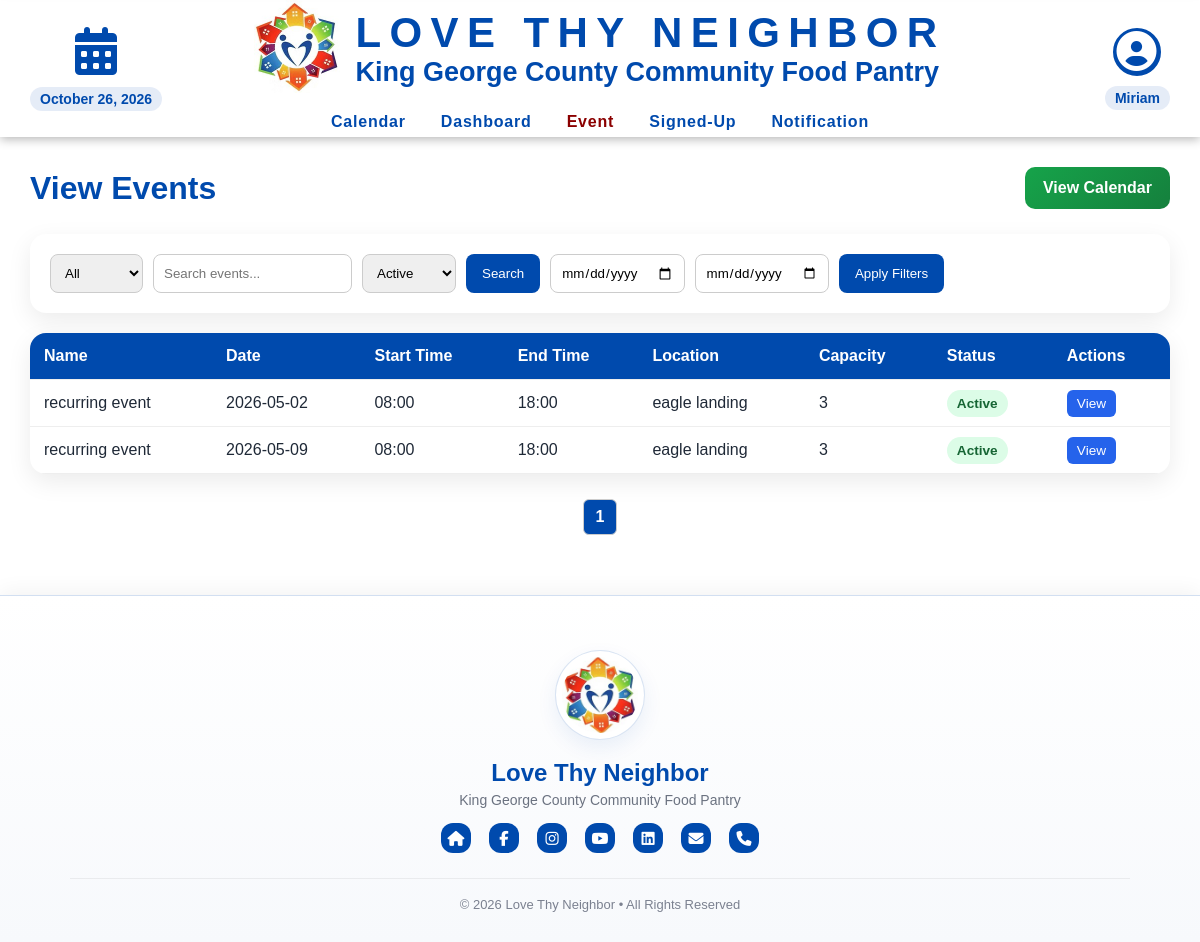
The app's page /viewOverallEventsKG.php (signed in) with its own data.
### tables this page shows
CREATE TABLE `dbevents` (
  `id` int NOT NULL AUTO_INCREMENT,
  `name` text NOT NULL,
  `date` char(10) NOT NULL,
  `startTime` char(5) NOT NULL,
  `endTime` char(5) NOT NULL,
  `description` text NOT NULL,
  `capacity` int NOT NULL,
  `location` text,
  `archived` tinyint DEFAULT NULL,
  PRIMARY KEY (`id`)
);

### database/dbEvents.php (called while the page is built, shortened)
<?php
include_once(dirname(__FILE__).'/../domain/Event.php');
function getEventCount($search = '', $search_by = 'all', $status = 'all', $date_from = '', $date_to = '') {
    global $con;
    $search = trim($search);
    $sql = "SELECT COUNT(*) AS total FROM dbevents WHERE 1";
    if ($status === 'active') {
        $sql .= " AND archived = 0";
    } elseif ($status === 'archived') {
        $sql .= " AND archived = 1";
    }
    $stmt = mysqli_prepare($con, $sql);
    mysqli_stmt_execute($stmt);
    $result = mysqli_stmt_get_result($stmt);
    $row = mysqli_fetch_assoc($result);
    return (int)($row['total'] ?? 0);
}
function getEventsForViewPage($search = '', $search_by = 'all', $status = 'all', $date_from = '', $date_to = '', $limit = 10, $offset = 0) {
    global $con;
    $search = trim($search);
    $limit = max(1, (int)$limit);
    $offset = max(0, (int)$offset);
    $allowed_search_by = ['all', 'name', 'date', 'location'];
    $allowed_statuses = ['all', 'active', 'archived'];
    $sql = "SELECT * FROM dbevents WHERE 1";
    $params = [];
    $types = '';
    if ($status === 'active') {
        $sql .= " AND archived = 0";
    } elseif ($status === 'archived') {
        $sql .= " AND archived = 1";
    }
    $sql .= " ORDER BY date ASC, startTime ASC LIMIT ? OFFSET ?";
    $params[] = $limit;
    $params[] = $offset;
    $types .= 'ii';
    $stmt = mysqli_prepare($con, $sql);
    mysqli_stmt_bind_param($stmt, $types, ...$params);
    mysqli_stmt_execute($stmt);
    $result = mysqli_stmt_get_result($stmt);
    $events = [];
    while ($row = mysqli_fetch_assoc($result)) {
        $events[] = new Event(
            $row['id'],
            $row['name'],
            $row['date'],
            $row['startTime'],
            $row['endTime'],
            $row['date'],
            $row['description'],
            $row['capacity'],
            $row['location'],
            $row['archived'] ?? 0
        );
    }
    return $events;
}

### domain/Event.php (called while the page is built, shortened)
<?php
class Event {
    private $id;
    private $name;
    private $startDate;
    private $startTime;
    private $endTime;
    private $capacity;
    private $location;
    private $archived;
    function __construct($id, $name, $startDate, $startTime, $endTime, $endDate, $description, $capacity, $location, $archived) {
        $this->id = $id;
        $this->name = $name;
        $this->startDate = $startDate;
        $this->startTime = $startTime;
        $this->endTime = $endTime;
        $this->capacity = $capacity;
        $this->location = $location;
        $this->archived = $archived;
    }
    function getID() {
        return $this->id;
    }
    function getName() {
        return $this->name;
    }
    function getStartDate() {
        return $this->startDate;
    }
    function getStartTime() {
        return $this->startTime;
    }
    function getEndTime() {
        return $this->endTime;
    }
    function getLocation() {
        return $this->location;
    }
    function getCapacity() {
        return $this->capacity;
    }
    function getArchived() {
        return $this->archived;
    }
}

### viewOverallEventsKG.php (the view, shortened to what this page needs)
<?php
require_once('database/dbEvents.php');
require_once('database/dbEvents.php');
$search = trim($_GET['search'] ?? '');
$search_by = $_GET['search_by'] ?? 'all';
$status = $_GET['status'] ?? 'active';
$date_from = $_GET['date_from'] ?? '';
$date_to = $_GET['date_to'] ?? '';
$per_page = 10;
$page = max(1, (int)($_GET['page'] ?? 1));
$total_events = getEventCount($search, $search_by, $status, $date_from, $date_to);
$total_pages = max(1, ceil($total_events / $per_page));
$offset = ($page - 1) * $per_page;
$theEvents = getEventsForViewPage($search, $search_by, $status, $date_from, $date_to, $per_page, $offset);
?>
<!DOCTYPE html>
<html lang="en">
<head>
    <?php require_once('database/dbEvents.php'); ?>
    <link rel="stylesheet" href="css/layoutInfo.css">
</head>
<?php if ($_SESSION['access_level'] >= 2): ?>
<body>
<?php include('header.php'); ?>
<div class="page">
    <div class="main">
        <div class="page-header">
            <h1>View Events</h1>
            <a href="addEvent.php" class="add-btn">+ Create Event</a>
            <?php if(isset($_SESSION['toggleArchive'])){ echo '<p> hi!!! </p>';} ?>
            <a href="calendar.php" class="add-btn">View Calendar</a>
        </div>
        <div class="filter-card">
            <form class="filter-form" method="GET" action="viewOverallEventsKG.php">
                <select name="search_by">
                    <option value="active" <?php echo ($status === 'active') ? 'selected' : ''; ?>>Active</option>
                    <option value="name" <?php echo ($search_by === 'name') ? 'selected' : ''; ?>>Name</option>
                    <option value="location" <?php echo ($search_by === 'location') ? 'selected' : ''; ?>>Location</option>
                </select>
                <input
                    type="text"
                    name="search"
                    placeholder="Search events..."
                    value="<?php echo htmlspecialchars($search); ?>"
                    class="search-input"
                >
                <select name="status">
                    <option value="all" <?php echo ($status === 'all') ? 'selected' : ''; ?>>All</option>
                    <option value="active" <?php echo ($status === 'active') ? 'selected' : ''; ?>>Active</option>
                    <option value="archived" <?php echo ($status === 'archived') ? 'selected' : ''; ?>>Archived</option>
                </select>
                <button type="submit">Search</button>
                <input type="date" name="date_from" value="<?php echo htmlspecialchars($date_from);?> title="Start Date">
                <input type="date" name="date_to" value="<?php echo htmlspecialchars($date_to);?>title="End Date">
                <button type="submit">Apply Filters</button>
                <?php if ($search !== '' || $status !== 'active' || $date_from !== '' || $date_to !== '' || $search_by !== 'all'): ?>
                    <a href="viewOverallEventsKG.php" class="clear-btn">Reset Filters</a>
                <?php endif; ?>
            </form>
        </div>
        <div class="table-card">
            <table>
                <thead>
                    <tr>
                        <th>Name</th>
                        <th>Date</th>
                        <th>Start Time</th>
                        <th>End Time</th>
                        <th>Location</th>
                        <th>Capacity</th>
                        <th>Status</th>
                        <th>Actions</th>
                    </tr>
                </thead>
                <tbody>
                <?php if (!empty($theEvents)): ?>
                    <?php foreach ($theEvents as $theEvent): ?>
                        <tr>
                            <td><?php echo htmlspecialchars($theEvent->getName()); ?></td>
                            <td><?php echo htmlspecialchars($theEvent->getStartDate()); ?></td>
                            <td><?php echo htmlspecialchars($theEvent->getStartTime()); ?></td>
                            <td><?php echo htmlspecialchars($theEvent->getEndTime()); ?></td>
                            <td><?php echo htmlspecialchars($theEvent->getLocation() ?? ''); ?></td>
                            <td><?php echo htmlspecialchars($theEvent->getCapacity()); ?></td>
                            <td>
                                <?php if ($theEvent->getArchived() == 1): ?>
                                    <span class="badge archived">Archived</span>
                                <?php else: ?>
                                    <span class="badge active">Active</span>
                                <?php endif; ?>
                            </td>
                            <td class="actions">
                                <a href="event.php?id=<?php echo urlencode($theEvent->getID()); ?>" class="view-btn">View</a>
                                <a href="viewEventSignUps.php?id=<?php echo urlencode($theEvent->getID()); ?>" class="edit-btn">Attendance</a>
                                <a href="editEvent.php?id=<?php echo urlencode($theEvent->getID()); ?>" class="edit-btn">Edit</a>
                                <?php if (is_archived($theEvent->getID())): ?>
                                    <a href="./viewOverallEventsKG.php?archive=<?php echo $theEvent->getID(); ?>" class="archive-btn">Unarchive</a>
                                <?php else: ?>
                                    <a href="./viewOverallEventsKG.php?archive=<?php echo $theEvent->getID(); ?>" class="archive-btn">Archive</a>
                                <?php endif; ?>
                            </td>
                        </tr>
                    <?php endforeach; ?>
                <?php else: ?>
                    <tr>
                        <td colspan="7">No events found.</td>
                    </tr>
                <?php endif; ?>
                </tbody>
            </table>
        </div>
        <div class="pagination-container">
            <div class="pagination">
                <?php $window = 2; ?>
                <?php
                $query_base = '&search=' . urlencode($search)
                    . '&search_by=' . urlencode($search_by)
                    . '&status=' . urlencode($status)
                    . '&date_from=' . urlencode($date_from)
                    . '&date_to=' . urlencode($date_to);
                ?>
                <?php if ($page > 1): ?>
                    <a href="?page=<?php echo $page - 1 . $query_base; ?>" class="page-btn">Previous</a>
                <?php endif; ?>
                <a href="?page=1<?php echo $query_base; ?>"
                    class="page-btn <?php echo ($page == 1) ? 'active' : ''; ?>">
                    1
                </a>
                <?php if ($page > $window + 2): ?>
                    <span class="page-btn">...</span>
                <?php endif; ?>
                <?php
                $start = max(2, $page - $window);
                $end = min($total_pages - 1, $page + $window);
                for ($i = $start; $i <= $end; $i++): ?>
                    <a href="?page=<?php echo $i . $query_base; ?>"
                        class="page-btn <?php echo ($i == $page) ? 'active' : ''; ?>">
                        <?php echo $i; ?>
                    </a>
                <?php endfor; ?>
                <?php if ($page < $total_pages - ($window + 1)): ?>
                    <span class="page-btn">...</span>
                <?php endif; ?>
                <?php if ($total_pages > 1): ?>
                    <a href="?page=<?php echo $total_pages . $query_base; ?>"
                        class="page-btn <?php echo ($page == $total_pages) ? 'active' : ''; ?>">
                        <?php echo $total_pages; ?>
                    </a>
                <?php endif; ?>
                <?php if ($page < $total_pages): ?>
                    <a href="?page=<?php echo $page + 1 . $query_base; ?>" class="page-btn">Next</a>
                <?php endif; ?>
            </div>
        </div>
    </div>
</div>
<?php include 'footer.php'; ?>
</body>
<?php elseif ($_SESSION['access_level'] == 1):?>
<body>
<?php include('header.php'); ?>
<div class="page">
    <div class="main">
        <div class="page-header">
            <h1>View Events</h1>
            <a href="calendar.php" class="add-btn">View Calendar</a>
        </div>
        <div class="filter-card">
            <form class="filter-form" method="GET" action="viewOverallEventsKG.php">
                <select name="search_by">
                    <option value="all" <?php echo ($search_by === 'all') ? 'selected' : ''; ?>>All</option>
                </select>
                <input
                    type="text"
                    name="search"
                    placeholder="Search events..."
                    value="<?php echo htmlspecialchars($search); ?>"
                    class="search-input"
                >
                <select name="status">
                    <option value="active" <?php echo ($status === 'active') ? 'selected' : ''; ?>>Active</option>
                </select>
                <button type="submit">Search</button>
                <input type="date" name="date_from" value="<?php echo htmlspecialchars($date_from);?> title="Start Date">
                <input type="date" name="date_to" value="<?php echo htmlspecialchars($date_to);?>title="End Date">
                <button type="submit">Apply Filters</button>
            </form>
        </div>
        <div class="table-card">
            <table>
                <thead>
                    <tr>
                        <th>Name</th>
                        <th>Date</th>
                        <th>Start Time</th>
                        <th>End Time</th>
                        <th>Location</th>
                        <th>Capacity</th>
                        <th>Status</th>
                        <th>Actions</th>
                    </tr>
                </thead>
                <tbody>
                <?php if (!empty($theEvents)): ?>
                    <?php foreach ($theEvents as $theEvent): ?>
                        <tr>
                            <td><?php echo htmlspecialchars($theEvent->getName()); ?></td>
                            <td><?php echo htmlspecialchars($theEvent->getStartDate()); ?></td>
                            <td><?php echo htmlspecialchars($theEvent->getStartTime()); ?></td>
                            <td><?php echo htmlspecialchars($theEvent->getEndTime()); ?></td>
                            <td><?php echo htmlspecialchars($theEvent->getLocation() ?? ''); ?></td>
                            <td><?php echo htmlspecialchars($theEvent->getCapacity()); ?></td>
                            <td>
                                <?php if ($theEvent->getArchived() == 1): ?>
                                    <span class="badge archived">Archived</span>
                                <?php else: ?>
                                    <span class="badge active">Active</span>
                                <?php endif; ?>
                            </td>
                            <td class="actions">
                                <a href="event.php?id=<?php echo urlencode($theEvent->getID()); ?>" class="view-btn">View</a>
                            </td>
                        </tr>
                    <?php endforeach; ?>
                <?php else: ?>
                    <tr>
                        <td colspan="7">No events found.</td>
                    </tr>
                <?php endif; ?>
                </tbody>
            </table>
        </div>
        <div class="pagination-container">
            <div class="pagination">
                <?php
                $query_base = '&search=' . urlencode($search)
                    . '&search_by=' . urlencode($search_by)
                    . '&status=' . urlencode($status)
                    . '&date_from=' . urlencode($date_from)
                    . '&date_to=' . urlencode($date_to);
                ?>
                <a href="?page=1<?php echo $query_base; ?>"
                    class="page-btn <?php echo ($page == 1) ? 'active' : ''; ?>">
                    1
                </a>
            </div>
        </div>
    </div>
</div>
<?php include 'footer.php'; ?>
</body>
<?php endif; ?>
</html>

### records on screen
dbevents: name "recurring event", date "2026-05-02", startTime "08:00", endTime "18:00", location "eagle landing", capacity "3", archived "Active"
dbevents: name "recurring event", date "2026-05-09", startTime "08:00", endTime "18:00", location "eagle landing", capacity "3", archived "Active"

### other values on screen
$firstName "Miriam"
